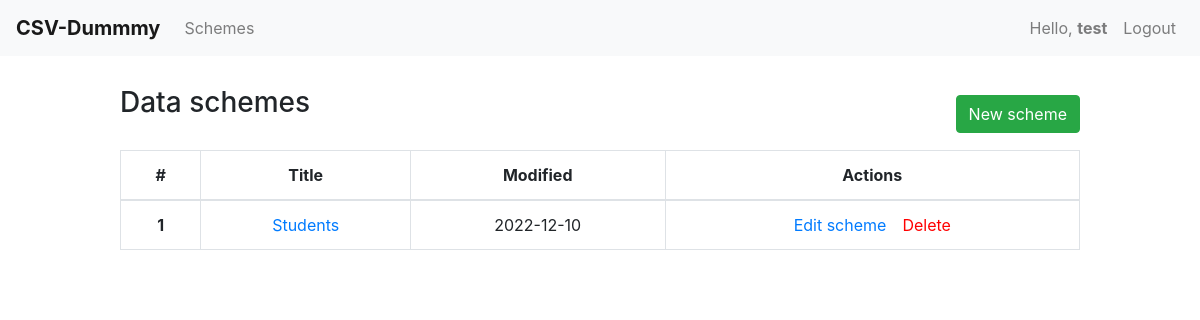
The page /dashboard/ (signed in) on the database its author committed.
### users/models.py (models this page shows, shortened)
class Users(models.Model):
	username = models.CharField(max_length=20)
	password = models.CharField(max_length=20)
	class Meta:
		verbose_name = 'User'
		verbose_name_plural = 'Users'

### main/models.py (models this page shows, shortened)
class DataScheme(models.Model):
    scheme_id = models.AutoField(primary_key=True)
    modified = models.DateTimeField(auto_now_add=True)
    name = models.CharField(max_length=30)
    user = models.ForeignKey(Users, on_delete=models.CASCADE)

### main/views.py (the view)
# urls.py: path('dashboard/', views.dashboard),
def dashboard(request):
    if request.session.get('username', 0) == 0:
        return redirect('/login')
    curUser = Users.objects.get(username=request.session['username'])
    schemes = list(DataScheme.objects.filter(user=curUser))
    context = []
    num = 1
    for scheme in schemes:
        context.append({'scheme_num': num, 'scheme_id': scheme.scheme_id, 'name': scheme.name, 'user': scheme.user, 'modified': scheme.modified.strftime('%Y-%m-%d')})
        num += 1
    return render(request, 'main/dashboard.html', {'schemes': context, 'username': request.session['username']})

### main/templates/main/dashboard.html (shortened to what this page needs)
{% extends 'main/layout.html' %}
{% block content %}
{% load static %}
<link rel="stylesheet" href="{% static 'main/styleDash.css' %}">
<nav class="navbar navbar-expand-md navbar-light bg-light">
    <a class="navbar-brand" href=""><b>CSV-Dummmy</b></a>
    <div class="collapse navbar-collapse" id="navbarNav">
        <ul class="navbar-nav mr-auto">
            <li class="nav-item">
                <a class="nav-link" href="/dashboard">Schemes</a>
            </li>
        </ul>
        <ul class="navbar-nav">
            <li class="nav-item">
                <a class="nav-link">Hello, <b>{{ username }}</b></a>
            </li>
            <li class="nav-item">
                <a class="nav-link" href="/logout">Logout</a>
            </li>
        </ul>
    </div>
</nav>
<div class="schemes1">
    <div style="display: flex; justify-content: space-between">
        <h3 style="margin-bottom: 30px;">Data schemes</h3>
        <a style="margin-top: 9px" href="/scheme/new"><button type="button" class="btn btn-success">New scheme</button></a>
    </div>
    <table class="table">
    <thead>
        <tr>
        <th style="text-align: center;" scope="col">#</th>
        <th style="text-align: center;" scope="col">Title</th>
        <th class="modified-td" style="text-align: center;" scope="col">Modified</th>
        <th style="text-align: center;" scope="col">Actions</th>
        </tr>
    </thead>
    <tbody>
        {% for scheme in schemes %}
        <tr>
            <th style="text-align: center;" scope="row">{{ scheme.scheme_num }}</th>
            <td style="text-align: center;"><a href="/scheme/{{ scheme.scheme_id }}">{{ scheme.name }}</a></td>
            <td class="modified-td" style="text-align: center;">{{ scheme.modified }}</td>
            <td style="text-align: center;"><a href="/scheme/{{ scheme.scheme_id }}/edit">Edit scheme</a>&emsp;<a style="color: red" href="/scheme/{{ scheme.scheme_id }}/delete">Delete</a></td>
        </tr>
        {% endfor %}
    </tbody>
    </table>
</div>
{% endblock %}

### main/static/main/styleDash.css (style rules this page uses)
.navbar { color: #F7F7F9; }
.schemes1 { margin-left: auto; margin-right: auto; max-width: 80%; margin-top: 30px; }
th, td { border: 1px solid #DEE2E6; }

### rows shown on the page
Users: username "test", scheme_num "1", name "Students", modified "2022-12-10"
